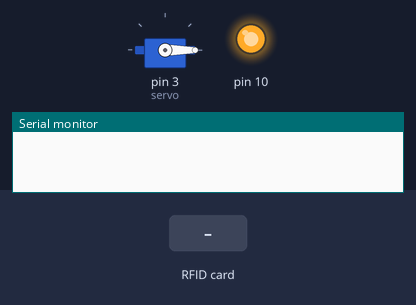
Simulated run of this sketch. Board: Arduino Uno, built with avr-gcc and run on an emulated ATmega328P. On the bench: servo, output pins drawn as LEDs (lit = HIGH), the last lines printed to the serial monitor. The test bench sets the inputs (shaded band).

Above: at 1.2 s.
1.3 s: RFID card 89 1C 93 84 held to the reader
At 1.8 s:
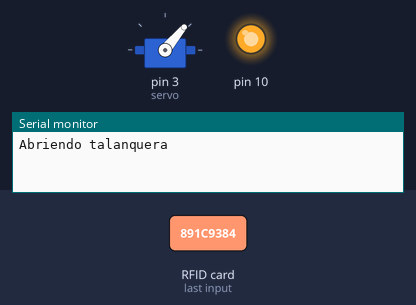
4.3 s: RFID card 5E 7A 19 C4 held to the reader
Timing chart, 0 to 7.3 s (numbered marks = the images above; inputs shaded):
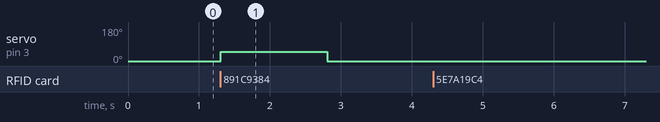

The sketch:

141.ino
```cpp
#include <Servo.h>

#include <SPI.h>      // incluye libreria bus SPI
#include <MFRC522.h>      // incluye libreria especifica para MFRC522


#define RST_PIN  6      // constante para referenciar pin de reset
#define SS_PIN  7      // constante para referenciar pin de slave select

MFRC522 mfrc522(SS_PIN, RST_PIN); // crea objeto mfrc522 enviando pines de slave select y reset
Servo servo;

byte LecturaUID[4];         // crea array para almacenar el UID leido
byte Usuario1[4]= {0x89, 0x1C, 0x93, 0x84} ;    // UID de tarjeta leido en programa 1
byte Usuario2[4]= {0x83, 0x0A, 0xE5, 0x24} ;    // UID de llavero leido en programa 1

void setup() {
  Serial.begin(9600);     // inicializa comunicacion por monitor serie a 9600 bps
  SPI.begin();        // inicializa bus SPI
  mfrc522.PCD_Init();     // inicializa modulo lector
  servo.attach(3);
  servo.write(0);
}

void loop() {
  if ( ! mfrc522.PICC_IsNewCardPresent())   // si no hay una tarjeta presente
    return;           // retorna al loop esperando por una tarjeta

  if ( ! mfrc522.PICC_ReadCardSerial())     // si no puede obtener datos de la tarjeta
    return;           // retorna al loop esperando por otra tarjeta


    for (byte i = 0; i < mfrc522.uid.size; i++) { // bucle recorre de a un byte por vez el UID
      if (mfrc522.uid.uidByte[i] < 0x10){   // si el byte leido es menor a 0x10
        Serial.print("");       // imprime espacio en blanco y numero cero
        }
        else{           // sino
          Serial.print("");        // imprime un espacio en blanco
          }

          LecturaUID[i]=mfrc522.uid.uidByte[i];     // almacena en array el byte del UID leido
          }


          if(comparaUID(LecturaUID, Usuario1)){    // llama a funcion comparaUID con Usuario1
            Serial.println("Abriendo talanquera"); // si retorna verdadero muestra texto bienvenida
            servo.write(50);
            delay(1500);
            servo.write(0);}
          else if(comparaUID(LecturaUID, Usuario2)){ // llama a funcion comparaUID con Usuario2
            Serial.println("Abriendo talanquera");// si retorna verdadero muestra texto bienvenida
               // muestra texto equivalente a acceso denegado
               servo.write(50);
               delay(1500);
               servo.write(0);
               }
               else  {
                   Serial.println("No ha pagado");
                       delay(1000);
                  }
                  mfrc522.PICC_HaltA();
}

boolean comparaUID(byte lectura[],byte usuario[]) // funcion comparaUID
{
  for (byte i=0; i < mfrc522.uid.size; i++){    // bucle recorre de a un byte por vez el UID
  if(lectura[i] != usuario[i])        // si byte de UID leido es distinto a usuario
    return(false);          // retorna falso
  }
  return(true);           // si los 4 bytes coinciden retorna verdadero
}
```

Measured:
- after the input at 1.3 s, servo on pin 3 (servo): 0° → 50° at once, → 0° 1.5 s later
